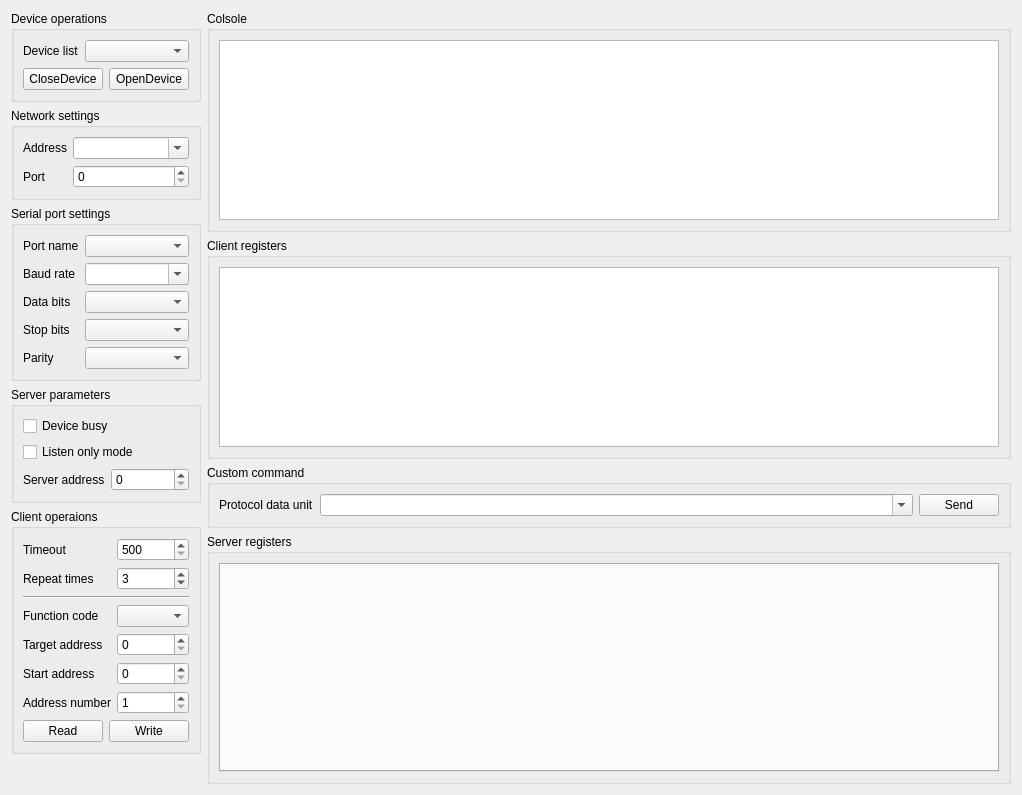
<?xml version="1.0" encoding="UTF-8"?>
<ui version="4.0">
 <class>xToolsModbusStudioUi</class>
 <widget class="QWidget" name="xToolsModbusStudioUi">
  <property name="geometry">
   <rect>
    <x>0</x>
    <y>0</y>
    <width>1022</width>
    <height>795</height>
   </rect>
  </property>
  <property name="windowTitle">
   <string notr="true">Modbus Studio</string>
  </property>
  <layout class="QGridLayout" name="gridLayout_3">
   <item row="5" column="0">
    <spacer name="verticalSpacer">
     <property name="orientation">
      <enum>Qt::Vertical</enum>
     </property>
     <property name="sizeHint" stdset="0">
      <size>
       <width>20</width>
       <height>40</height>
      </size>
     </property>
    </spacer>
   </item>
   <item row="4" column="0">
    <widget class="QGroupBox" name="clientOperationsGroupBox">
     <property name="minimumSize">
      <size>
       <width>0</width>
       <height>0</height>
      </size>
     </property>
     <property name="title">
      <string>Client operaions</string>
     </property>
     <layout class="QGridLayout" name="gridLayout_8">
      <item row="1" column="0">
       <widget class="QLabel" name="label_5">
        <property name="sizePolicy">
         <sizepolicy hsizetype="Fixed" vsizetype="Preferred">
          <horstretch>0</horstretch>
          <verstretch>0</verstretch>
         </sizepolicy>
        </property>
        <property name="text">
         <string>Repeat times</string>
        </property>
       </widget>
      </item>
      <item row="1" column="1">
       <widget class="QSpinBox" name="repeat_time_">
        <property name="minimum">
         <number>0</number>
        </property>
        <property name="value">
         <number>3</number>
        </property>
       </widget>
      </item>
      <item row="6" column="1">
       <widget class="QSpinBox" name="quantity_">
        <property name="sizePolicy">
         <sizepolicy hsizetype="Minimum" vsizetype="Fixed">
          <horstretch>0</horstretch>
          <verstretch>0</verstretch>
         </sizepolicy>
        </property>
        <property name="minimum">
         <number>1</number>
        </property>
        <property name="maximum">
         <number>128</number>
        </property>
       </widget>
      </item>
      <item row="0" column="1">
       <widget class="QSpinBox" name="timeout_">
        <property name="minimum">
         <number>500</number>
        </property>
        <property name="maximum">
         <number>10000</number>
        </property>
        <property name="singleStep">
         <number>100</number>
        </property>
        <property name="value">
         <number>500</number>
        </property>
       </widget>
      </item>
      <item row="5" column="1">
       <widget class="QSpinBox" name="start_address_">
        <property name="sizePolicy">
         <sizepolicy hsizetype="Minimum" vsizetype="Fixed">
          <horstretch>0</horstretch>
          <verstretch>0</verstretch>
         </sizepolicy>
        </property>
        <property name="maximum">
         <number>65535</number>
        </property>
       </widget>
      </item>
      <item row="4" column="0">
       <widget class="QLabel" name="label_18">
        <property name="sizePolicy">
         <sizepolicy hsizetype="Fixed" vsizetype="Preferred">
          <horstretch>0</horstretch>
          <verstretch>0</verstretch>
         </sizepolicy>
        </property>
        <property name="text">
         <string>Target address</string>
        </property>
       </widget>
      </item>
      <item row="3" column="0">
       <widget class="QLabel" name="label_17">
        <property name="sizePolicy">
         <sizepolicy hsizetype="Fixed" vsizetype="Preferred">
          <horstretch>0</horstretch>
          <verstretch>0</verstretch>
         </sizepolicy>
        </property>
        <property name="text">
         <string>Function code</string>
        </property>
       </widget>
      </item>
      <item row="6" column="0">
       <widget class="QLabel" name="label_20">
        <property name="sizePolicy">
         <sizepolicy hsizetype="Fixed" vsizetype="Preferred">
          <horstretch>0</horstretch>
          <verstretch>0</verstretch>
         </sizepolicy>
        </property>
        <property name="text">
         <string>Address number</string>
        </property>
       </widget>
      </item>
      <item row="5" column="0">
       <widget class="QLabel" name="label_19">
        <property name="sizePolicy">
         <sizepolicy hsizetype="Fixed" vsizetype="Preferred">
          <horstretch>0</horstretch>
          <verstretch>0</verstretch>
         </sizepolicy>
        </property>
        <property name="text">
         <string>Start address</string>
        </property>
       </widget>
      </item>
      <item row="7" column="0" colspan="2">
       <layout class="QHBoxLayout" name="horizontalLayout_2">
        <item>
         <widget class="QPushButton" name="read_">
          <property name="text">
           <string>Read</string>
          </property>
         </widget>
        </item>
        <item>
         <widget class="QPushButton" name="write_">
          <property name="text">
           <string>Write</string>
          </property>
         </widget>
        </item>
       </layout>
      </item>
      <item row="3" column="1">
       <widget class="QComboBox" name="function_code_">
        <property name="sizePolicy">
         <sizepolicy hsizetype="Ignored" vsizetype="Fixed">
          <horstretch>0</horstretch>
          <verstretch>0</verstretch>
         </sizepolicy>
        </property>
        <property name="maximumSize">
         <size>
          <width>16777215</width>
          <height>16777215</height>
         </size>
        </property>
       </widget>
      </item>
      <item row="0" column="0">
       <widget class="QLabel" name="label_4">
        <property name="sizePolicy">
         <sizepolicy hsizetype="Fixed" vsizetype="Preferred">
          <horstretch>0</horstretch>
          <verstretch>0</verstretch>
         </sizepolicy>
        </property>
        <property name="text">
         <string>Timeout</string>
        </property>
       </widget>
      </item>
      <item row="4" column="1">
       <widget class="QSpinBox" name="device_address_">
        <property name="sizePolicy">
         <sizepolicy hsizetype="Minimum" vsizetype="Fixed">
          <horstretch>0</horstretch>
          <verstretch>0</verstretch>
         </sizepolicy>
        </property>
        <property name="maximum">
         <number>255</number>
        </property>
       </widget>
      </item>
      <item row="2" column="0" colspan="2">
       <widget class="Line" name="line">
        <property name="orientation">
         <enum>Qt::Horizontal</enum>
        </property>
       </widget>
      </item>
     </layout>
    </widget>
   </item>
   <item row="0" column="0">
    <widget class="QGroupBox" name="deviceGroupBox">
     <property name="title">
      <string>Device operations</string>
     </property>
     <layout class="QGridLayout" name="gridLayout">
      <item row="0" column="0">
       <widget class="QLabel" name="label">
        <property name="sizePolicy">
         <sizepolicy hsizetype="Fixed" vsizetype="Preferred">
          <horstretch>0</horstretch>
          <verstretch>0</verstretch>
         </sizepolicy>
        </property>
        <property name="text">
         <string>Device list</string>
        </property>
       </widget>
      </item>
      <item row="0" column="1">
       <widget class="QComboBox" name="device_list_"/>
      </item>
      <item row="1" column="0" colspan="2">
       <layout class="QHBoxLayout" name="horizontalLayout_3">
        <property name="leftMargin">
         <number>0</number>
        </property>
        <property name="topMargin">
         <number>0</number>
        </property>
        <property name="rightMargin">
         <number>0</number>
        </property>
        <property name="bottomMargin">
         <number>0</number>
        </property>
        <item>
         <widget class="QPushButton" name="cloese_button_">
          <property name="text">
           <string>CloseDevice</string>
          </property>
         </widget>
        </item>
        <item>
         <widget class="QPushButton" name="open_button_">
          <property name="text">
           <string>OpenDevice</string>
          </property>
         </widget>
        </item>
       </layout>
      </item>
     </layout>
    </widget>
   </item>
   <item row="3" column="0">
    <widget class="QGroupBox" name="serverGroupBox">
     <property name="title">
      <string>Server parameters</string>
     </property>
     <layout class="QGridLayout" name="gridLayout_4">
      <item row="0" column="0" colspan="2">
       <widget class="QCheckBox" name="device_busy_">
        <property name="text">
         <string>Device busy</string>
        </property>
       </widget>
      </item>
      <item row="1" column="0" colspan="2">
       <widget class="QCheckBox" name="listen_only_mode_">
        <property name="text">
         <string>Listen only mode</string>
        </property>
       </widget>
      </item>
      <item row="2" column="0">
       <widget class="QLabel" name="label_6">
        <property name="text">
         <string>Server address</string>
        </property>
       </widget>
      </item>
      <item row="2" column="1">
       <widget class="QSpinBox" name="server_address">
        <property name="maximum">
         <number>265</number>
        </property>
       </widget>
      </item>
     </layout>
    </widget>
   </item>
   <item row="1" column="0">
    <widget class="QGroupBox" name="networkGroupBox">
     <property name="title">
      <string>Network settings</string>
     </property>
     <layout class="QGridLayout" name="gridLayout_2">
      <item row="1" column="0">
       <widget class="QLabel" name="label_3">
        <property name="sizePolicy">
         <sizepolicy hsizetype="Fixed" vsizetype="Preferred">
          <horstretch>0</horstretch>
          <verstretch>0</verstretch>
         </sizepolicy>
        </property>
        <property name="text">
         <string>Port</string>
        </property>
       </widget>
      </item>
      <item row="1" column="1">
       <widget class="QSpinBox" name="port_spin_box">
        <property name="maximum">
         <number>65535</number>
        </property>
       </widget>
      </item>
      <item row="0" column="1">
       <widget class="QComboBox" name="address_combo_box">
        <property name="editable">
         <bool>true</bool>
        </property>
       </widget>
      </item>
      <item row="0" column="0">
       <widget class="QLabel" name="label_2">
        <property name="sizePolicy">
         <sizepolicy hsizetype="Fixed" vsizetype="Preferred">
          <horstretch>0</horstretch>
          <verstretch>0</verstretch>
         </sizepolicy>
        </property>
        <property name="text">
         <string>Address</string>
        </property>
       </widget>
      </item>
     </layout>
    </widget>
   </item>
   <item row="2" column="0">
    <widget class="QGroupBox" name="serialPortGroupBox">
     <property name="title">
      <string>Serial port settings</string>
     </property>
     <layout class="QGridLayout" name="gridLayout_5">
      <item row="0" column="0">
       <widget class="QLabel" name="label_8">
        <property name="sizePolicy">
         <sizepolicy hsizetype="Fixed" vsizetype="Preferred">
          <horstretch>0</horstretch>
          <verstretch>0</verstretch>
         </sizepolicy>
        </property>
        <property name="text">
         <string>Port name</string>
        </property>
       </widget>
      </item>
      <item row="0" column="1">
       <widget class="QComboBox" name="port_name_"/>
      </item>
      <item row="1" column="0">
       <widget class="QLabel" name="label_9">
        <property name="sizePolicy">
         <sizepolicy hsizetype="Fixed" vsizetype="Preferred">
          <horstretch>0</horstretch>
          <verstretch>0</verstretch>
         </sizepolicy>
        </property>
        <property name="text">
         <string>Baud rate</string>
        </property>
       </widget>
      </item>
      <item row="1" column="1">
       <widget class="QComboBox" name="baud_rate_">
        <property name="editable">
         <bool>true</bool>
        </property>
       </widget>
      </item>
      <item row="2" column="0">
       <widget class="QLabel" name="label_10">
        <property name="sizePolicy">
         <sizepolicy hsizetype="Fixed" vsizetype="Preferred">
          <horstretch>0</horstretch>
          <verstretch>0</verstretch>
         </sizepolicy>
        </property>
        <property name="text">
         <string>Data bits</string>
        </property>
       </widget>
      </item>
      <item row="2" column="1">
       <widget class="QComboBox" name="data_bits_"/>
      </item>
      <item row="3" column="0">
       <widget class="QLabel" name="label_11">
        <property name="sizePolicy">
         <sizepolicy hsizetype="Fixed" vsizetype="Preferred">
          <horstretch>0</horstretch>
          <verstretch>0</verstretch>
         </sizepolicy>
        </property>
        <property name="text">
         <string>Stop bits</string>
        </property>
       </widget>
      </item>
      <item row="3" column="1">
       <widget class="QComboBox" name="stop_bits_"/>
      </item>
      <item row="4" column="0">
       <widget class="QLabel" name="label_12">
        <property name="sizePolicy">
         <sizepolicy hsizetype="Fixed" vsizetype="Preferred">
          <horstretch>0</horstretch>
          <verstretch>0</verstretch>
         </sizepolicy>
        </property>
        <property name="text">
         <string>Parity</string>
        </property>
       </widget>
      </item>
      <item row="4" column="1">
       <widget class="QComboBox" name="parity_"/>
      </item>
     </layout>
    </widget>
   </item>
   <item row="0" column="2" rowspan="6">
    <layout class="QVBoxLayout" name="verticalLayout">
     <property name="leftMargin">
      <number>0</number>
     </property>
     <property name="topMargin">
      <number>0</number>
     </property>
     <property name="rightMargin">
      <number>0</number>
     </property>
     <property name="bottomMargin">
      <number>0</number>
     </property>
     <item>
      <widget class="QGroupBox" name="console_">
       <property name="sizePolicy">
        <sizepolicy hsizetype="Preferred" vsizetype="Expanding">
         <horstretch>0</horstretch>
         <verstretch>0</verstretch>
        </sizepolicy>
       </property>
       <property name="title">
        <string>Colsole</string>
       </property>
       <layout class="QVBoxLayout" name="verticalLayout_2">
        <item>
         <widget class="QTextBrowser" name="text_browser_"/>
        </item>
       </layout>
      </widget>
     </item>
     <item>
      <widget class="QGroupBox" name="clientRegistersGroupBox">
       <property name="maximumSize">
        <size>
         <width>16777215</width>
         <height>16777215</height>
        </size>
       </property>
       <property name="title">
        <string>Client registers</string>
       </property>
       <layout class="QGridLayout" name="gridLayout_7">
        <item row="0" column="0" colspan="2">
         <widget class="QTableView" name="client_registers_"/>
        </item>
       </layout>
      </widget>
     </item>
     <item>
      <widget class="QGroupBox" name="clientCustomCommandGroupBox">
       <property name="title">
        <string>Custom command</string>
       </property>
       <layout class="QHBoxLayout" name="horizontalLayout">
        <item>
         <widget class="QLabel" name="label_13">
          <property name="text">
           <string>Protocol data unit</string>
          </property>
         </widget>
        </item>
        <item>
         <widget class="QComboBox" name="pdu_">
          <property name="sizePolicy">
           <sizepolicy hsizetype="Expanding" vsizetype="Fixed">
            <horstretch>0</horstretch>
            <verstretch>0</verstretch>
           </sizepolicy>
          </property>
          <property name="editable">
           <bool>true</bool>
          </property>
         </widget>
        </item>
        <item>
         <widget class="QPushButton" name="send_">
          <property name="text">
           <string>Send</string>
          </property>
         </widget>
        </item>
       </layout>
      </widget>
     </item>
     <item>
      <widget class="QGroupBox" name="registersGroupBox">
       <property name="minimumSize">
        <size>
         <width>0</width>
         <height>250</height>
        </size>
       </property>
       <property name="maximumSize">
        <size>
         <width>16777215</width>
         <height>16777215</height>
        </size>
       </property>
       <property name="title">
        <string>Server registers</string>
       </property>
       <layout class="QGridLayout" name="gridLayout_9">
        <item row="0" column="0">
         <widget class="QTabWidget" name="server_registers_">
          <property name="currentIndex">
           <number>-1</number>
          </property>
         </widget>
        </item>
       </layout>
      </widget>
     </item>
    </layout>
   </item>
  </layout>
 </widget>
 <resources/>
 <connections/>
</ui>
